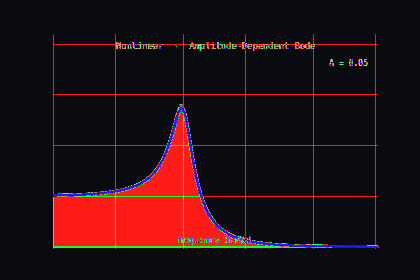
#> input picture gif-nonlinear.gif, 420 x 280 px
$ python make_bode_overlay_gif.py
#> lines starting #> are read from the running program, lines starting #| are printed output that depends on the picture
#!/usr/bin/env python3
"""
Overlay Bode grid + animated SRG inset on gif-nonlinear.gif
→ saves gif-nonlinear-bode.gif, leaves the original untouched.

Bode grid calibration:
  x: log-freq  ω=0.1 → x=0,  ω=100 → x=420   (3 decades / 420 px)
  y: linear dB  +25 → y=0,   -35 → y=280        (60 dB / 280 px)

SRG inset (top-right, 112×112 px, equal-aspect complex plane):
  The SRG of the amplitude-dependent operator at gain level k(A) is the
  disk  { z ∈ ℂ : |z − k/2| ≤ k/2 }  centred on the real axis and
  tangent to the origin.  As amplitude A increases, k(A) decreases
  (nonlinear gain saturation) and the disk shrinks — giving the nested
  cardioid-like family seen in Figs. 5-7 of arXiv:2504.01585.
"""

import io
import numpy as np
import matplotlib
matplotlib.use("Agg")
import matplotlib.pyplot as plt
from PIL import Image
from pathlib import Path

matplotlib.rcParams["mathtext.fontset"] = "cm"   # Computer Modern

# ── shared amplitude levels & colours ─────────────────────────────────────────
N_AMP  = 6
AMPS   = np.linspace(0.2, 3.5, N_AMP)
# Copper palette — warm gold → deep copper, matching the website accent
COLORS = ["#f2c898", "#e8a870", "#D08A4F", "#c07838", "#8B4A1C", "#6B3414"]

# ── system model (same as Bode animation) ─────────────────────────────────────
def wn(a):    return 9.0 / (1.0 + 0.45 * a)
def zeta(a):  return 0.10 + 0.09 * a

# frequency sweep for Nyquist curves (dense, covers 4 decades)
OMEGA_NY = np.logspace(-2, 3, 1200)


def nyquist(amp: float):
    """H(jω, A) for all OMEGA_NY → complex array."""
    w, z = wn(amp), zeta(amp)
    return w**2 / (-OMEGA_NY**2 + 2j * z * w * OMEGA_NY + w**2)

W, H = 420, 280


# ══════════════════════════════════════════════════════════════════════════════
# PART 2 — SRG inset  (one per animation stage)
# ══════════════════════════════════════════════════════════════════════════════
INSET_X, INSET_Y = 255, 5      # position in the 420×280 canvas
INSET_W, INSET_H = 160, 160

# The SRG of the dynamic operator H(jω, A) is the 2D region in ℂ swept
# by all Nyquist curves as amplitude varies.  Its boundary consists of the
# outermost Nyquist curve (low A, high gain) and the innermost one (high A).
# The shape is a crescent/lune — more complex than a circle.
#
# Axes: Re = (-0.4 … 1.2), Im = (-4.8 … 4.8)
# We intentionally do NOT enforce equal aspect so the crescent fits the
# square inset without wasting space (the Im axis is compressed visually,
# which is common in SRG plots in the literature).
SRG_RE_LIM = (-0.38, 1.20)
SRG_IM_LIM = (-2.20, 2.20)   # zoomed in: shows crescent for A=2…3.5 fully,
                               # clips deep peaks for low A (indicated by clipping)

THETA = np.linspace(0, 2 * np.pi, 360)


def render_srg_inset(n_visible: int) -> Image.Image:
    """
    SRG(H) as the filled 2-D region swept by Nyquist curves for
    amplitude levels AMPS[0 … n_visible-1].

    Outer boundary  = Nyquist(A_min)   [high gain, deep arc]
    Inner boundary  = Nyquist(A_cur)   [lower gain, shallower arc]
    Filled region   = crescent/lune in lower + upper half-plane
    Individual curves drawn with colour gradient blue → copper.
    """
    fig_w = INSET_W / 100.0
    fig_h = INSET_H / 100.0
    fig, ax = plt.subplots(figsize=(fig_w, fig_h), dpi=100)

    BG = "#0a0b10"
    fig.patch.set_facecolor(BG);  ax.set_facecolor(BG)
    fig.subplots_adjust(left=0.22, right=0.97, top=0.88, bottom=0.22)

    ax.set_xlim(*SRG_RE_LIM);  ax.set_ylim(*SRG_IM_LIM)
    # no equal-aspect: Im axis compressed to fit; still clearly shows lune shape

    # ── grid & reference axes ─────────────────────────────────────────────────
    ax.axhline(0, color="#3a2a1a", lw=0.55, zorder=1)
    ax.axvline(0, color="#3a2a1a", lw=0.55, zorder=1)
    ax.grid(True, color="#1e1510", lw=0.35, ls="-", zorder=0)

    # unit circle (reference)
    ax.plot(np.cos(THETA), np.sin(THETA),
            color="#6a4a30", lw=0.55, ls="--", alpha=0.70, zorder=2)
    ax.text(0.70, 1.20, r"$|z|{=}1$", color="#6a4a30", fontsize=3.8, alpha=0.80)

    # ── filled SRG crescent (between outer and inner Nyquist curves) ──────────
    if n_visible >= 2:
        H_out = nyquist(AMPS[0])            # outermost  (low A, high gain)
        H_in  = nyquist(AMPS[n_visible-1])  # innermost  (current high A)
        # lower half-plane polygon
        poly_re = np.concatenate([H_out.real, H_in.real[::-1]])
        poly_im = np.concatenate([H_out.imag, H_in.imag[::-1]])
        ax.fill(poly_re, poly_im,  color="#D08A4F", alpha=0.18, zorder=2)
        # upper half-plane mirror (negative frequencies)
        ax.fill(poly_re, -poly_im, color="#D08A4F", alpha=0.18, zorder=2)

    # ── individual Nyquist curves (colour gradient, both half-planes) ─────────
    for i in range(n_visible):
        H = nyquist(AMPS[i])
        is_cur = (i == n_visible - 1)
        lw    = 1.50 if is_cur else 0.75
        alpha = 1.00 if is_cur else 0.45

        ax.plot(H.real,  H.imag, color=COLORS[i], lw=lw, alpha=alpha,    zorder=3+i)
        ax.plot(H.real, -H.imag, color=COLORS[i], lw=lw*0.6,
                ls=":", alpha=alpha*0.50, zorder=3+i)  # upper half (mirror, fainter)

    # ── decoration ────────────────────────────────────────────────────────────
    TC = "#a07858"
    ax.set_xlabel(r"$\mathrm{Re}(z)$", color=TC, fontsize=5.5, labelpad=1)
    ax.set_ylabel(r"$\mathrm{Im}(z)$", color=TC, fontsize=5.5, labelpad=1)
    ax.set_title(r"$\mathrm{SRG}(H)$",  color="#c08850", fontsize=6.2, pad=2)
    ax.tick_params(colors="#7a5838", labelsize=4.2, length=2, width=0.4)
    for s in ax.spines.values():
        s.set_edgecolor("#3a2a1a");  s.set_linewidth(0.5);  s.set_visible(True)

    buf = io.BytesIO()
    fig.savefig(buf, format="png", dpi=100, facecolor=BG)
    plt.close(fig);  buf.seek(0)
    img = Image.open(buf).convert("RGBA")
    if img.size != (INSET_W, INSET_H):
        img = img.resize((INSET_W, INSET_H), Image.LANCZOS)
    return img


# ══════════════════════════════════════════════════════════════════════════════
# PART 3 — Composite and save
# ══════════════════════════════════════════════════════════════════════════════

def apply_overlays(src_path: str, dst_path: str) -> None:
#> called with src_path = 'gif-nonlinear.gif', dst_path = 'gif-nonlinear-bode.gif'
    src = Image.open(src_path)
#> src is the input picture: PIL image 420x280 P; mean R, G, B 37.2, 16.4, 19.9
    n   = src.n_frames
#> n = 48
    print(f"Source: {src_path}  ({n} frames, {src.size})")
#| Source: gif-nonlinear.gif  (48 frames, (420, 280))

    print(f"Rendering {N_AMP} SRG insets …")
    srg_insets = []
    for k in range(1, N_AMP + 1):
        srg_insets.append(render_srg_inset(k))
#> in render_srg_inset, `fig.savefig(buf, format="png", dpi=100, facecolor=BG)`:
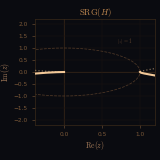
#> figure drawn by matplotlib, 1 panel
        print(f"  {k}/{N_AMP}")

    # map frame index → SRG stage (0-indexed)
    def stage(i): return min(int(i * N_AMP / n), N_AMP - 1)

    print(f"Compositing {n} frames …")
#| Compositing 48 frames …
    frames = [];  durations = []
#> after `frames = []`: frames = []

    for i in range(n):
        src.seek(i)
        durations.append(src.info.get("duration", 67))

        base = src.convert("RGBA")
        comp = base.copy()
        comp.paste(srg_insets[stage(i)], (INSET_X, INSET_Y))
        frames.append(comp.convert("RGB"))

        if (i + 1) % 14 == 0 or i == n - 1:
            print(f"  {i+1}/{n}")
#> this loop made 48 passes
#|   14/48
#|   28/48
#|   42/48
#|   48/48
#> pass 2, in apply_overlays, `base = src.convert("RGBA")`:
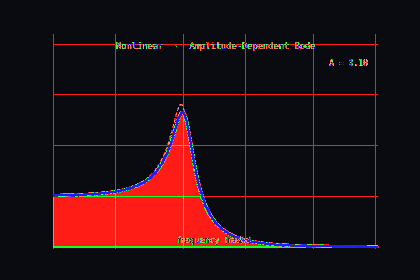
#> base: PIL image 420x280 RGBA; mean R, G, B, A 37.1, 16.4, 20, 255
#> pass 3, in apply_overlays, `base = src.convert("RGBA")`:
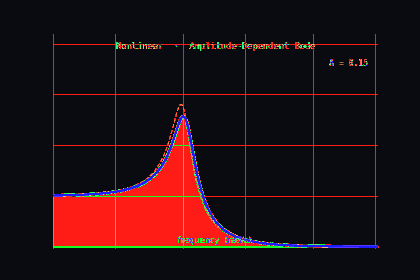
#> base: PIL image 420x280 RGBA; mean R, G, B, A 37.2, 16.4, 19.9, 255
#> after the loop:
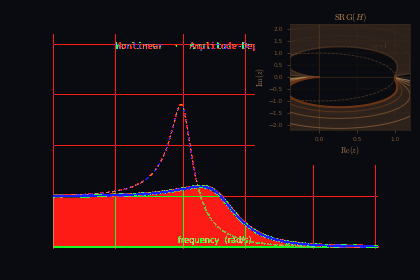
#> comp: PIL image 420x280 RGBA; mean R, G, B, A 37.4, 17.8, 20, 255
#> after the loop:
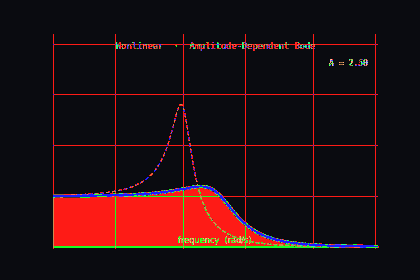
#> src: PIL image 420x280 RGB; mean R, G, B 35.8, 16.1, 19.4
#> after the loop, durations = 48 values from 60 to 60; frames = 48 items

    q = [f.convert("P", palette=Image.ADAPTIVE, colors=128) for f in frames]
#> q = 48 items
    q[0].save(dst_path, save_all=True, append_images=q[1:],
              loop=0, duration=durations, optimize=True)
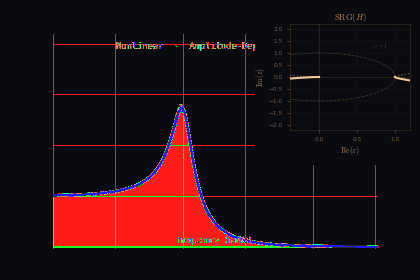
#> saved as gif-nonlinear-bode.gif: PIL image 420x280 P; mean R, G, B 36.3, 16.5, 19.9
    kb = Path(dst_path).stat().st_size // 1024
    print(f"Saved {dst_path}  ({n} frames, {kb} KB)")
#| Saved gif-nonlinear-bode.gif  (48 frames, 190 KB)


if __name__ == "__main__":
    apply_overlays("gif-nonlinear.gif", "gif-nonlinear-bode.gif")
